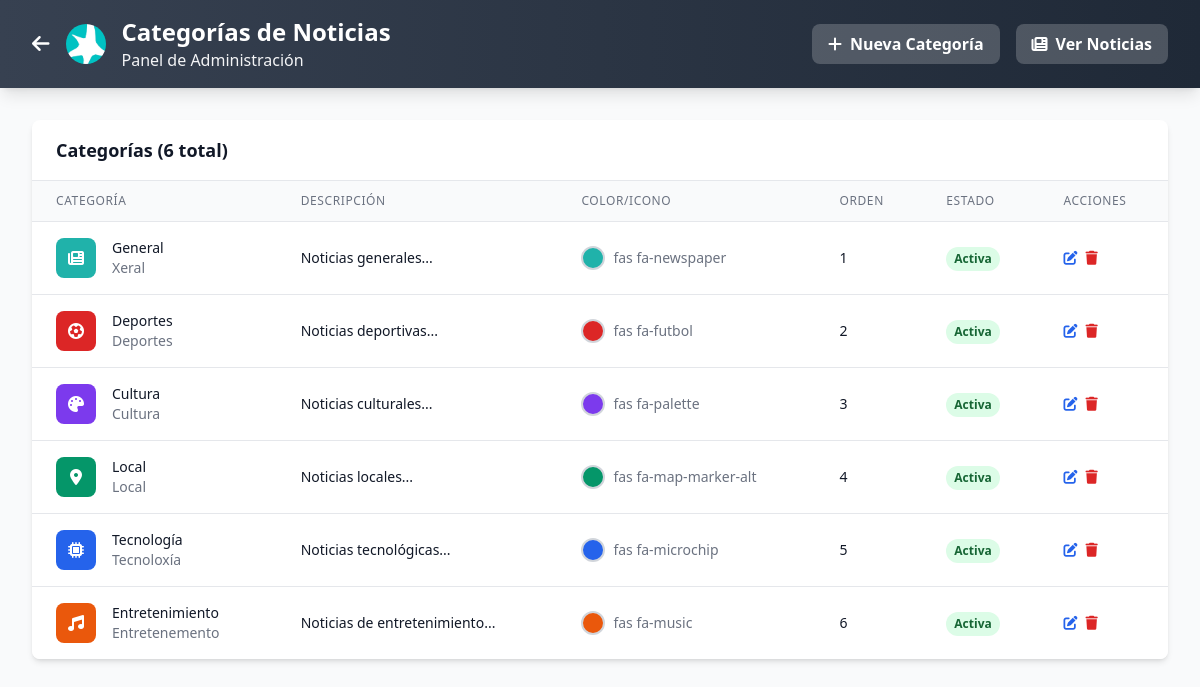
Page /admin/categorias_noticias.php (signed in) on the committed database.
### tables this page shows
CREATE TABLE IF NOT EXISTS `categorias_noticia` (
  `id` int(11) NOT NULL AUTO_INCREMENT,
  `nombre_es` varchar(100) NOT NULL,
  `nombre_gl` varchar(100) NOT NULL,
  `descripcion_es` text DEFAULT NULL,
  `descripcion_gl` text DEFAULT NULL,
  `color` varchar(7) DEFAULT '#20B2AA',
  `icono` varchar(50) DEFAULT 'fas fa-newspaper',
  `activo` tinyint(1) NOT NULL DEFAULT 1,
  `orden` int(11) DEFAULT 0,
  PRIMARY KEY (`id`)
);

### admin/categorias_noticias.php (the view, shortened to what this page needs)
<?php
$conex = new database();
$con = $conex->conectar();
$sql = "SELECT * FROM categorias_noticia ORDER BY orden, nombre_es";
$categorias = $con->query($sql)->fetchAll(PDO::FETCH_ASSOC);
?>
<!DOCTYPE html>
<html lang="es">
<head>
    <script src="https://cdn.tailwindcss.com"></script>
    <link rel="stylesheet" href="https://cdnjs.cloudflare.com/ajax/libs/font-awesome/6.4.0/css/all.min.css">
</head>
<body class="bg-gray-50">
    <header class="bg-gradient-to-r from-gray-700 to-gray-800 shadow-lg">
        <div class="max-w-7xl mx-auto px-4 sm:px-6 lg:px-8 py-4">
            <div class="flex items-center justify-between">
                <div class="flex items-center space-x-4">
                    <a href="noticias.php" class="text-white hover:text-gray-200 transition-colors">
                        <i class="fas fa-arrow-left text-xl"></i>
                    </a>
                    <img src="../assets/images/radiomorrazo-logo.png" alt="RadioRías" class="w-10 h-10 rounded-full">
                    <div>
                        <h1 class="text-2xl font-black text-white">Categorías de Noticias</h1>
                        <p class="text-gray-100">Panel de Administración</p>
                    </div>
                </div>
                <div class="flex items-center space-x-4">
                    <button onclick="showCreateModal()" class="bg-white bg-opacity-20 hover:bg-opacity-30 text-white px-4 py-2 rounded-lg font-bold transition-all duration-300 flex items-center space-x-2">
                        <i class="fas fa-plus"></i>
                        <span>Nueva Categoría</span>
                    </button>
                    <a href="noticias.php" class="bg-white bg-opacity-20 hover:bg-opacity-30 text-white px-4 py-2 rounded-lg font-bold transition-all duration-300 flex items-center space-x-2">
                        <i class="fas fa-newspaper"></i>
                        <span>Ver Noticias</span>
                    </a>
                </div>
            </div>
        </div>
    </header>
    <main class="max-w-7xl mx-auto px-4 sm:px-6 lg:px-8 py-8">
        <div class="bg-white rounded-lg shadow-md overflow-hidden">
            <div class="px-6 py-4 border-b border-gray-200">
                <h2 class="text-lg font-bold text-gray-900">
                    Categorías (<?php echo count($categorias); ?> total)
                </h2>
            </div>
            <?php if (empty($categorias)): ?>
                <div class="p-8 text-center">
                    <i class="fas fa-tags text-gray-400 text-4xl mb-4"></i>
                    <p class="text-gray-500 text-lg">No hay categorías creadas</p>
                    <button onclick="showCreateModal()" class="inline-block mt-4 bg-red-600 hover:bg-red-700 text-white px-6 py-2 rounded-lg font-bold transition-colors">
                        <i class="fas fa-plus mr-2"></i>Crear primera categoría
                    </button>
                </div>
            <?php else: ?>
                <div class="overflow-x-auto">
                    <table class="min-w-full divide-y divide-gray-200">
                        <thead class="bg-gray-50">
                            <tr>
                                <th class="px-6 py-3 text-left text-xs font-medium text-gray-500 uppercase tracking-wider">Categoría</th>
                                <th class="px-6 py-3 text-left text-xs font-medium text-gray-500 uppercase tracking-wider">Descripción</th>
                                <th class="px-6 py-3 text-left text-xs font-medium text-gray-500 uppercase tracking-wider">Color/Icono</th>
                                <th class="px-6 py-3 text-left text-xs font-medium text-gray-500 uppercase tracking-wider">Orden</th>
                                <th class="px-6 py-3 text-left text-xs font-medium text-gray-500 uppercase tracking-wider">Estado</th>
                                <th class="px-6 py-3 text-left text-xs font-medium text-gray-500 uppercase tracking-wider">Acciones</th>
                            </tr>
                        </thead>
                        <tbody class="bg-white divide-y divide-gray-200">
                            <?php foreach ($categorias as $categoria): ?>
                                <tr class="hover:bg-gray-50">
                                    <td class="px-6 py-4 whitespace-nowrap">
                                        <div class="flex items-center">
                                            <div class="flex-shrink-0 h-10 w-10">
                                                <div class="h-10 w-10 rounded-lg flex items-center justify-center text-white"
                                                     style="background-color: <?php echo $categoria['color']; ?>">
                                                    <i class="<?php echo $categoria['icono']; ?>"></i>
                                                </div>
                                            </div>
                                            <div class="ml-4">
                                                <div class="text-sm font-medium text-gray-900">
                                                    <?php echo htmlspecialchars($categoria['nombre_es']); ?>
                                                </div>
                                                <div class="text-sm text-gray-500">
                                                    <?php echo htmlspecialchars($categoria['nombre_gl']); ?>
                                                </div>
                                            </div>
                                        </div>
                                    </td>
                                    <td class="px-6 py-4">
                                        <div class="text-sm text-gray-900">
                                            <?php echo htmlspecialchars(substr($categoria['descripcion_es'], 0, 50)) . '...'; ?>
                                        </div>
                                    </td>
                                    <td class="px-6 py-4 whitespace-nowrap">
                                        <div class="flex items-center space-x-2">
                                            <div class="w-6 h-6 rounded-full border-2 border-gray-300"
                                                 style="background-color: <?php echo $categoria['color']; ?>"></div>
                                            <span class="text-sm text-gray-500">
                                                <?php echo htmlspecialchars($categoria['icono']); ?>
                                            </span>
                                        </div>
                                    </td>
                                    <td class="px-6 py-4 whitespace-nowrap text-sm text-gray-900">
                                        <?php echo $categoria['orden']; ?>
                                    </td>
                                    <td class="px-6 py-4 whitespace-nowrap">
                                        <span class="inline-flex px-2 py-1 text-xs font-semibold rounded-full <?php echo $categoria['activo'] ? 'bg-green-100 text-green-800' : 'bg-red-100 text-red-800'; ?>">
                                            <?php echo $categoria['activo'] ? 'Activa' : 'Inactiva'; ?>
                                        </span>
                                    </td>
                                    <td class="px-6 py-4 whitespace-nowrap text-sm font-medium">
                                        <div class="flex space-x-2">
                                            <button onclick="showEditModal(<?php echo htmlspecialchars(json_encode($categoria)); ?>)"
                                                    class="text-blue-600 hover:text-blue-900 transition-colors" title="Editar">
                                                <i class="fas fa-edit"></i>
                                            </button>
                                            <form method="POST" class="inline" onsubmit="return confirm('¿Estás seguro de eliminar esta categoría?')">
                                                <button type="submit" class="text-red-600 hover:text-red-900 transition-colors" title="Eliminar">
                                                    <i class="fas fa-trash"></i>
                                                </button>
                                            </form>
                                        </div>
                                    </td>
                                </tr>
                            <?php endforeach; ?>
                        </tbody>
                    </table>
                </div>
            <?php endif; ?>
        </div>
    </main>
</body>
</html>

### rows in the picture
categorias_noticia: nombre_es "General", nombre_gl "Xeral", descripcion_es "Noticias generales", icono "fas fa-newspaper", orden "1", activo "Activa"
categorias_noticia: nombre_es "Deportes", nombre_gl "Deportes", descripcion_es "Noticias deportivas", icono "fas fa-futbol", orden "2", activo "Activa"
categorias_noticia: nombre_es "Cultura", nombre_gl "Cultura", descripcion_es "Noticias culturales", icono "fas fa-palette", orden "3", activo "Activa"
categorias_noticia: nombre_es "Local", nombre_gl "Local", descripcion_es "Noticias locales", icono "fas fa-map-marker-alt", orden "4", activo "Activa"
categorias_noticia: nombre_es "Tecnología", nombre_gl "Tecnoloxía", descripcion_es "Noticias tecnológicas", icono "fas fa-microchip", orden "5", activo "Activa"
categorias_noticia: nombre_es "Entretenimiento", nombre_gl "Entretenemento", descripcion_es "Noticias de entretenimiento", icono "fas fa-music", orden "6", activo "Activa"

### other values in the picture
count($categorias) "6"
